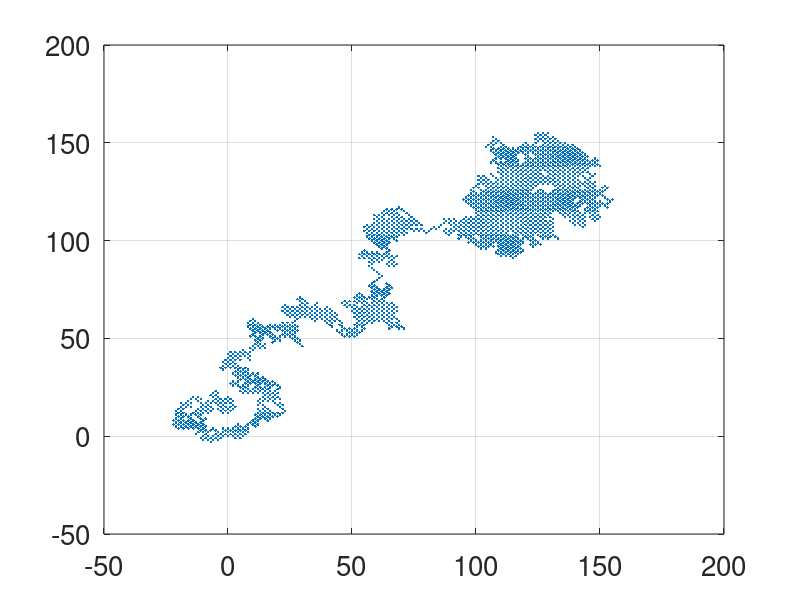

The MATLAB script that drew this image:
clear 
clc

%% random walk 
N=10000;
x(1)=0;
for t = 2:N
    A = sign(randn);
    x(t) =  x(t-1) +  A;
end

t=  500;
x0 = x(1:end-2*t);
x1 = x(t+1 :end-t);
% x2 = x(2*t+1:end);
% plot3(x0,x1,x2,'.');
plot(x0,x1,'.')
set(gca,'fontsize',20)
grid on